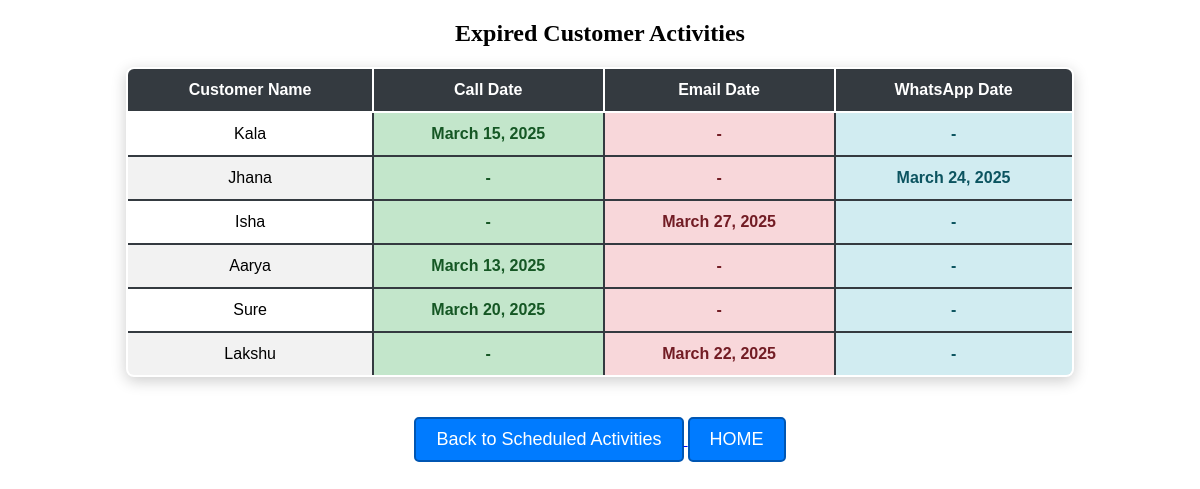
Screenshot of /expired_activities/ with the database file from the repository.
### firstapp/models.py (models this page shows, shortened)
class Customer(models.Model):
    STATUS_CHOICES = [
        ("new", "New"),
        ("Follow_up_1", "Follow Up 1"),
        ("Follow_up_2", "Follow Up 2"),
        ("Follow_up_3", "Follow Up 3"),
        ("not_interested", "Not Interested"),
    ]
    ACTIVITY_CHOICES = [
        ("", "No Activity"),
        ("call", "Call"),
        ("email", "Email"),
        ("whatsapp", "Whatsapp"),
    ]
    name = models.CharField(max_length=255)
    contact = models.CharField(max_length=20)
    email = models.EmailField()
    opportunity = models.CharField(max_length=255)
    status = models.CharField(max_length=20, choices=STATUS_CHOICES, default="new")
    activity = models.CharField(max_length=20, choices=ACTIVITY_CHOICES, blank=True)

class Activity(models.Model):
    ACTIVITY_CHOICES = [
        ("call", "Call"),
        ("email", "Email"),
        ("whatsapp", "WhatsApp"),
    ]
    customer = models.ForeignKey(Customer, on_delete=models.CASCADE, related_name="activities")
    type = models.CharField(max_length=20, choices=ACTIVITY_CHOICES)
    date = models.DateField()
    summary = models.TextField(blank=True, null=True)

### firstapp/views.py (the view)
# urls.py: path('expired_activities/', views.expired_activity_view, name='expired_activities'),
def expired_activity_view(request):
    customers = Customer.objects.all()
    expired_activities = {}
    today = now().date()
    for customer in customers:
        call_activity = Activity.objects.filter(customer=customer, type="call").order_by("-date").first()
        email_activity = Activity.objects.filter(customer=customer, type="email").order_by("-date").first()
        whatsapp_activity = Activity.objects.filter(customer=customer, type="whatsapp").order_by("-date").first()
        call_date = call_activity.date if call_activity else None
        email_date = email_activity.date if email_activity else None
        whatsapp_date = whatsapp_activity.date if whatsapp_activity else None
        expired_call = call_date if call_date and call_date < today else None
        expired_email = email_date if email_date and email_date < today else None
        expired_whatsapp = whatsapp_date if whatsapp_date and whatsapp_date < today else None
        if expired_call or expired_email or expired_whatsapp:
            expired_activities[customer.id] = {
                "customer": customer,
                "call_date": expired_call,
                "email_date": expired_email,
                "whatsapp_date": expired_whatsapp,
            }
    return render(request, "expired_activities.html", {"expired_activities": expired_activities})

### firstapp/templates/expired_activities.html (shortened to what this page needs)
<!DOCTYPE html>
<html>
<head>
</head>
<body>
    <center>
        <h2>Expired Customer Activities</h2>
        {% if expired_activities %}
        <table border="3">
            <tr>
                <th>Customer Name</th>
                <th>Call Date</th>
                <th>Email Date</th>
                <th>WhatsApp Date</th>
            </tr>
            {% for key, activity in expired_activities.items %}
            <tr>
                <td>{{ activity.customer.name }}</td>
                <td class="call-date">{{ activity.call_date|default:"-" }}</td>
                <td class="email-date">{{ activity.email_date|default:"-" }}</td>
                <td class="whatsapp-date">{{ activity.whatsapp_date|default:"-" }}</td>
            </tr>
            {% endfor %}
        </table>
        {% else %}
            <p>No expired activities found.</p>
        {% endif %}
        <a href="{% url 'customer_schedule' %}">
            <button>Back to Scheduled Activities</button>
        </a>
        <a href="{% url 'index' %}">
            <button>HOME</button>
        </a>
    </center>
</body>
</html>

### firstapp/templates/expired_activities.html (style rules this page uses)
table { width: 80%; border-collapse: collapse; margin: 20px auto; font-family: Arial, sans-serif; font-size: 16px; text-align: center; background-color: #ffffff; border-radius: 8px; overflow: hidden; box-shadow: 0px 4px 15px rgba(0, 0, 0, 0.2); border: 2px solid #343a40; }
th { background-color: #343a40; color: white; padding: 12px; border: 2px solid #ffffff; }
td { padding: 12px; border: 2px solid #343a40; }
tr:nth-child(odd) { background-color: #f2f2f2; }
tr:nth-child(even) { background-color: #ffffff; }
td.call-date { background-color: #c3e6cb; color: #155724; font-weight: bold; }
td.email-date { background-color: #f8d7da; color: #721c24; font-weight: bold; }
td.whatsapp-date { background-color: #d1ecf1; color: #0c5460; font-weight: bold; }
button { background-color: #007bff; color: white; font-size: 18px; padding: 10px 20px; border: none; border-radius: 5px; cursor: pointer; margin-top: 20px; text-decoration: none; border: 2px solid #0056b3; }

### rows the page displays
Customer: customer.name "Kala", call_date "March 15, 2025", email_date "-", whatsapp_date "-"
Customer: customer.name "Jhana", call_date "-", email_date "-", whatsapp_date "March 24, 2025"
Customer: customer.name "Isha", call_date "-", email_date "March 27, 2025", whatsapp_date "-"
Customer: customer.name "Aarya", call_date "March 13, 2025", email_date "-", whatsapp_date "-"
Customer: customer.name "Sure", call_date "March 20, 2025", email_date "-", whatsapp_date "-"
Customer: customer.name "Lakshu", call_date "-", email_date "March 22, 2025", whatsapp_date "-"
